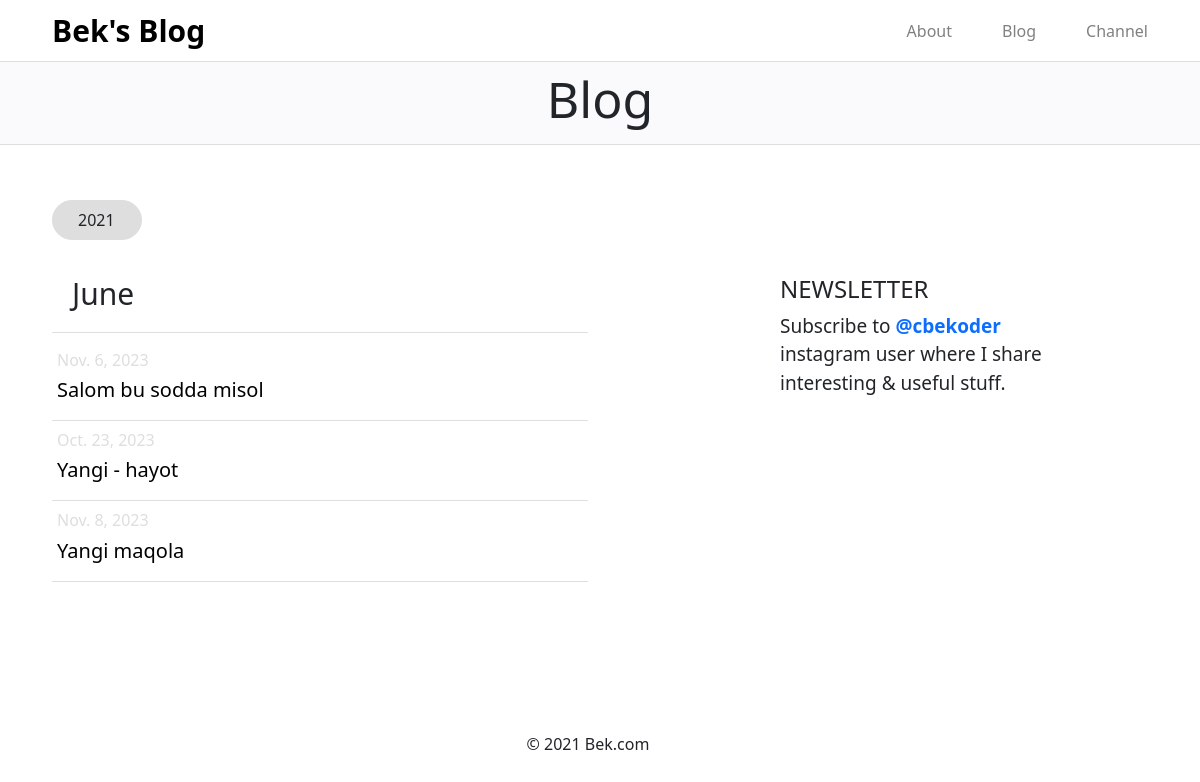
Screenshot of /blog/ with the database file from the repository.
### asosiy/models.py (models this page shows, shortened)
class Maqola(models.Model):
    title = models.CharField(max_length=50)
    date = models.DateField()
    text = models.TextField()
    photo = models.FileField(blank=True, null=True)
    slug = models.SlugField(unique=True, editable=False)

### asosiy/views.py (the view)
# urls.py: path('blog/', blog),
def blog(request):
    content = {
        "maqolalar" : Maqola.objects.all(),
        "yillar" : Maqola.objects.all().values("date").distinct().order_by("date")
    }
    return render(request, 'blog.html', content)

### templates/blog.html (shortened to what this page needs)
<!DOCTYPE html>
<html lang="uz">
<head>
    {% load static %}
    <link rel="stylesheet" href="{% static 'css/blog.css' %}">
    <link rel="stylesheet" href="{% static 'bootstrap-5.0.2-dist/css/bootstrap.css' %}">
</head>
<body>
    <div class="container-fluid">
        <div class="row navbar">
            <div class="col-12 col-md-6 col-sm-6 navbar-icon"><a href="/">Bek's Blog</a></div>
            <div class="col-12 col-md-6 col-sm-6 navbar-link">
                <div><a href="/about/">About</a></div>
                <div><a href="/blog/">Blog</a></div>
                <div><a href="#">Channel</a></div>
            </div>
        </div>
        <div class="row blog">
            <div class="col-12">
                <h1>Blog</h1>
            </div>
        </div>
        <div class="row main">
            <div class="col-12 col-md-6 col-sm-6 main-card1">
                <p>2021</p>
                <h3>June</h3>
                {% for blog in maqolalar %}
                <div class="main-card1-link">
                    <a href="/blog/{{ blog.title|slugify }}"><h6>{{ blog.date }}</h6> <h5>{{ blog.title }}</h5></a>
                </div>
                {% endfor %}
            </div>
            <div class="col-12 col-md-6 col-sm-6 main-card2">
                <h4>NEWSLETTER</h4>
                <p>Subscribe to <a href="https://t.me/cbekoder">@cbekoder</a> instagram user where I share interesting & useful stuff.</p>
            </div>
        </div>
        <div class="row footer">
            <p>© 2021 Bek.com</p>
        </div>
    </div>
</body>
</html>

### static/css/blog.css (style rules this page uses)
body { margin: 0; padding: 0; -webkit-box-sizing: border-box; box-sizing: border-box; }
.container-fluid .navbar { padding-right: 40px; padding-left: 40px; border-bottom: 1px solid #DEDEDE; }
.container-fluid .navbar .navbar-icon a { font-size: 30px; font-weight: bold; text-decoration: none; color: #000; }
.container-fluid .navbar .navbar-link { -webkit-box-pack: end; -ms-flex-pack: end; justify-content: end; display: -webkit-box; display: -ms-flexbox; display: flex; }
.container-fluid .navbar .navbar-link a { text-decoration: none; margin-left: 50px; color: grey; }
.container-fluid .blog { background-color: #FAFAFC; border-bottom: 1px solid #DEDEDE; padding: 7px 0px; }
.container-fluid .blog .col-12 h1 { font-weight: 400; font-size: 50px; text-align: center; }
.container-fluid .main { padding-left: 40px; padding-right: 40px; padding-top: 30px; }
.container-fluid .main .main-card1 p { margin-top: 25px; border: 1px solid #DEDEDE; width: 90px; padding: 7px 25px; background-color: #DEDEDE; border-radius: 20px; }
.container-fluid .main .main-card1 h3 { font-weight: 500; font-size: 30px; padding: 20px 0px; padding-bottom: 20px; border-bottom: 1px solid #DEDEDE; padding-left: 20px; }
.container-fluid .main .main-card1 .main-card1-link { width: 100%; padding: 10px 5px; border-bottom: 1px solid #DEDEDE; }
.container-fluid .main .main-card1 .main-card1-link a { width: 100%; cursor: pointer; display: inline-block; position: relative; -webkit-transition: 0.5s; transition: 0.5s; text-decoration: none; }
.container-fluid .main .main-card1 .main-card1-link a h6 { font-weight: normal; color: #DEDEDE; }
.container-fluid .main .main-card1 .main-card1-link a h5 { font-size: 20l, m px; font-weight: normal; color: #000; }
.container-fluid .main .main-card1 .main-card1-link a:after { width: 30px; font-size: 50px; content: '»'; position: absolute; margin-top: -25px; opacity: 0; top: 10px; right: -20px; -webkit-transition: 0.5s; transition: 0.5s; }
.container-fluid .main .main-card2 { width: 100%; margin-left: 15%; margin-top: 100px; width: 290px; }
.container-fluid .main .main-card2 p { font-size: 19px; }
.container-fluid .main .main-card2 a { text-decoration: none; font-weight: bold; }
.container-fluid .footer { margin-top: 150px; width: 100%; text-align: center; }

### rows the page displays
Maqola: date "Nov. 6, 2023", title "Salom bu sodda misol"
Maqola: date "Oct. 23, 2023", title "Yangi - hayot"
Maqola: date "Nov. 8, 2023", title "Yangi maqola"
